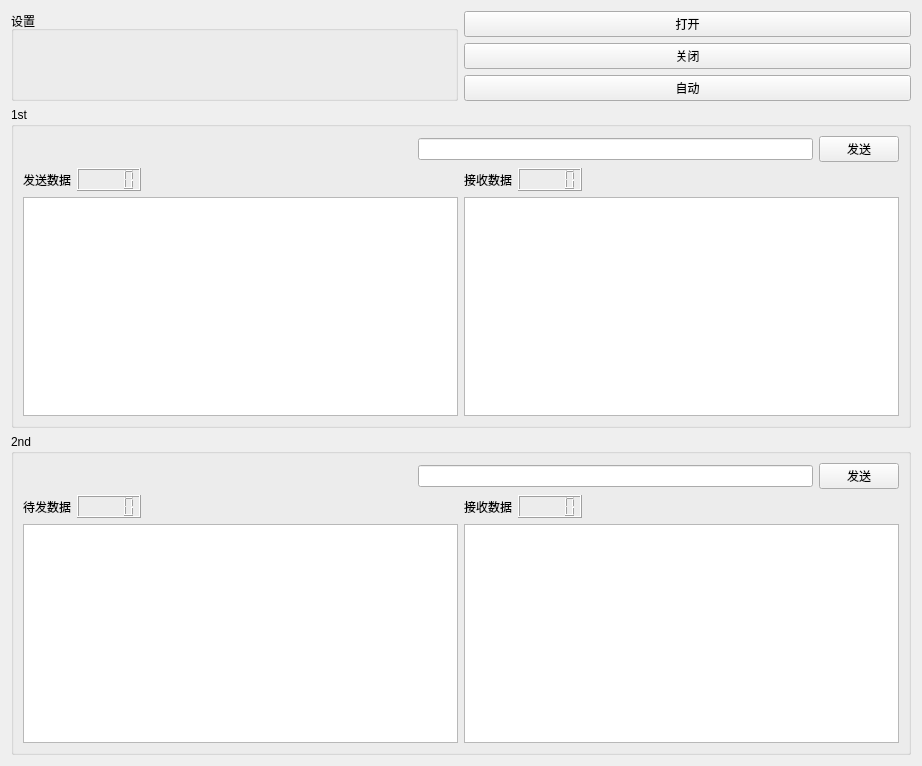
<?xml version="1.0" encoding="UTF-8"?>
<ui version="4.0">
 <class>FormModule</class>
 <widget class="QWidget" name="FormModule">
  <property name="geometry">
   <rect>
    <x>0</x>
    <y>0</y>
    <width>922</width>
    <height>766</height>
   </rect>
  </property>
  <property name="windowTitle">
   <string>Form</string>
  </property>
  <layout class="QVBoxLayout" name="verticalLayout_2">
   <item>
    <layout class="QHBoxLayout" name="horizontalLayout">
     <item>
      <widget class="QGroupBox" name="groupSetting">
       <property name="title">
        <string>设置</string>
       </property>
      </widget>
     </item>
     <item>
      <layout class="QVBoxLayout" name="verticalLayout">
       <item>
        <widget class="QPushButton" name="pushOpen">
         <property name="text">
          <string>打开</string>
         </property>
        </widget>
       </item>
       <item>
        <widget class="QPushButton" name="pushClose">
         <property name="text">
          <string>关闭</string>
         </property>
        </widget>
       </item>
       <item>
        <widget class="QPushButton" name="pushAuto">
         <property name="text">
          <string>自动</string>
         </property>
        </widget>
       </item>
      </layout>
     </item>
    </layout>
   </item>
   <item>
    <widget class="QGroupBox" name="group1st">
     <property name="title">
      <string>1st</string>
     </property>
     <layout class="QVBoxLayout" name="verticalLayout_6">
      <item>
       <layout class="QHBoxLayout" name="horizontalLayout_3">
        <item>
         <spacer name="horizontalSpacer">
          <property name="orientation">
           <enum>Qt::Horizontal</enum>
          </property>
          <property name="sizeHint" stdset="0">
           <size>
            <width>40</width>
            <height>20</height>
           </size>
          </property>
         </spacer>
        </item>
        <item>
         <widget class="QLineEdit" name="lineSend1st"/>
        </item>
        <item>
         <widget class="QPushButton" name="pushSend1st">
          <property name="text">
           <string>发送</string>
          </property>
         </widget>
        </item>
       </layout>
      </item>
      <item>
       <layout class="QHBoxLayout" name="horizontalLayout_7">
        <item>
         <layout class="QVBoxLayout" name="verticalLayout_3">
          <item>
           <layout class="QHBoxLayout" name="horizontalLayout_5">
            <item>
             <widget class="QLabel" name="label_3">
              <property name="text">
               <string>发送数据</string>
              </property>
             </widget>
            </item>
            <item>
             <widget class="QLCDNumber" name="lcdSendCount1st"/>
            </item>
            <item>
             <spacer name="horizontalSpacer_2">
              <property name="orientation">
               <enum>Qt::Horizontal</enum>
              </property>
              <property name="sizeHint" stdset="0">
               <size>
                <width>40</width>
                <height>20</height>
               </size>
              </property>
             </spacer>
            </item>
           </layout>
          </item>
          <item>
           <widget class="QTextBrowser" name="textSend1st">
            <property name="enabled">
             <bool>true</bool>
            </property>
           </widget>
          </item>
         </layout>
        </item>
        <item>
         <layout class="QVBoxLayout" name="verticalLayout_5">
          <item>
           <layout class="QHBoxLayout" name="horizontalLayout_6">
            <item>
             <widget class="QLabel" name="label_11">
              <property name="text">
               <string>接收数据</string>
              </property>
             </widget>
            </item>
            <item>
             <widget class="QLCDNumber" name="lcdRecvCount1st"/>
            </item>
            <item>
             <spacer name="horizontalSpacer_3">
              <property name="orientation">
               <enum>Qt::Horizontal</enum>
              </property>
              <property name="sizeHint" stdset="0">
               <size>
                <width>40</width>
                <height>20</height>
               </size>
              </property>
             </spacer>
            </item>
           </layout>
          </item>
          <item>
           <widget class="QTextBrowser" name="textRecv1st"/>
          </item>
         </layout>
        </item>
       </layout>
      </item>
     </layout>
    </widget>
   </item>
   <item>
    <widget class="QGroupBox" name="group2nd">
     <property name="title">
      <string>2nd</string>
     </property>
     <layout class="QVBoxLayout" name="verticalLayout_8">
      <item>
       <layout class="QHBoxLayout" name="horizontalLayout_2">
        <item>
         <spacer name="horizontalSpacer_4">
          <property name="orientation">
           <enum>Qt::Horizontal</enum>
          </property>
          <property name="sizeHint" stdset="0">
           <size>
            <width>40</width>
            <height>20</height>
           </size>
          </property>
         </spacer>
        </item>
        <item>
         <widget class="QLineEdit" name="lineSend2nd"/>
        </item>
        <item>
         <widget class="QPushButton" name="pushSend2nd">
          <property name="text">
           <string>发送</string>
          </property>
         </widget>
        </item>
       </layout>
      </item>
      <item>
       <layout class="QHBoxLayout" name="horizontalLayout_9">
        <item>
         <layout class="QVBoxLayout" name="verticalLayout_4">
          <item>
           <layout class="QHBoxLayout" name="horizontalLayout_4">
            <item>
             <widget class="QLabel" name="label_2">
              <property name="text">
               <string>待发数据</string>
              </property>
             </widget>
            </item>
            <item>
             <widget class="QLCDNumber" name="lcdSendCount2nd"/>
            </item>
            <item>
             <spacer name="horizontalSpacer_5">
              <property name="orientation">
               <enum>Qt::Horizontal</enum>
              </property>
              <property name="sizeHint" stdset="0">
               <size>
                <width>40</width>
                <height>20</height>
               </size>
              </property>
             </spacer>
            </item>
           </layout>
          </item>
          <item>
           <widget class="QTextBrowser" name="textSend2nd"/>
          </item>
         </layout>
        </item>
        <item>
         <layout class="QVBoxLayout" name="verticalLayout_7">
          <item>
           <layout class="QHBoxLayout" name="horizontalLayout_8">
            <item>
             <widget class="QLabel" name="label_4">
              <property name="text">
               <string>接收数据</string>
              </property>
             </widget>
            </item>
            <item>
             <widget class="QLCDNumber" name="lcdRecvCount2nd"/>
            </item>
            <item>
             <spacer name="horizontalSpacer_6">
              <property name="orientation">
               <enum>Qt::Horizontal</enum>
              </property>
              <property name="sizeHint" stdset="0">
               <size>
                <width>40</width>
                <height>20</height>
               </size>
              </property>
             </spacer>
            </item>
           </layout>
          </item>
          <item>
           <widget class="QTextBrowser" name="textRecv2nd"/>
          </item>
         </layout>
        </item>
       </layout>
      </item>
     </layout>
    </widget>
   </item>
  </layout>
 </widget>
 <resources/>
 <connections/>
</ui>
